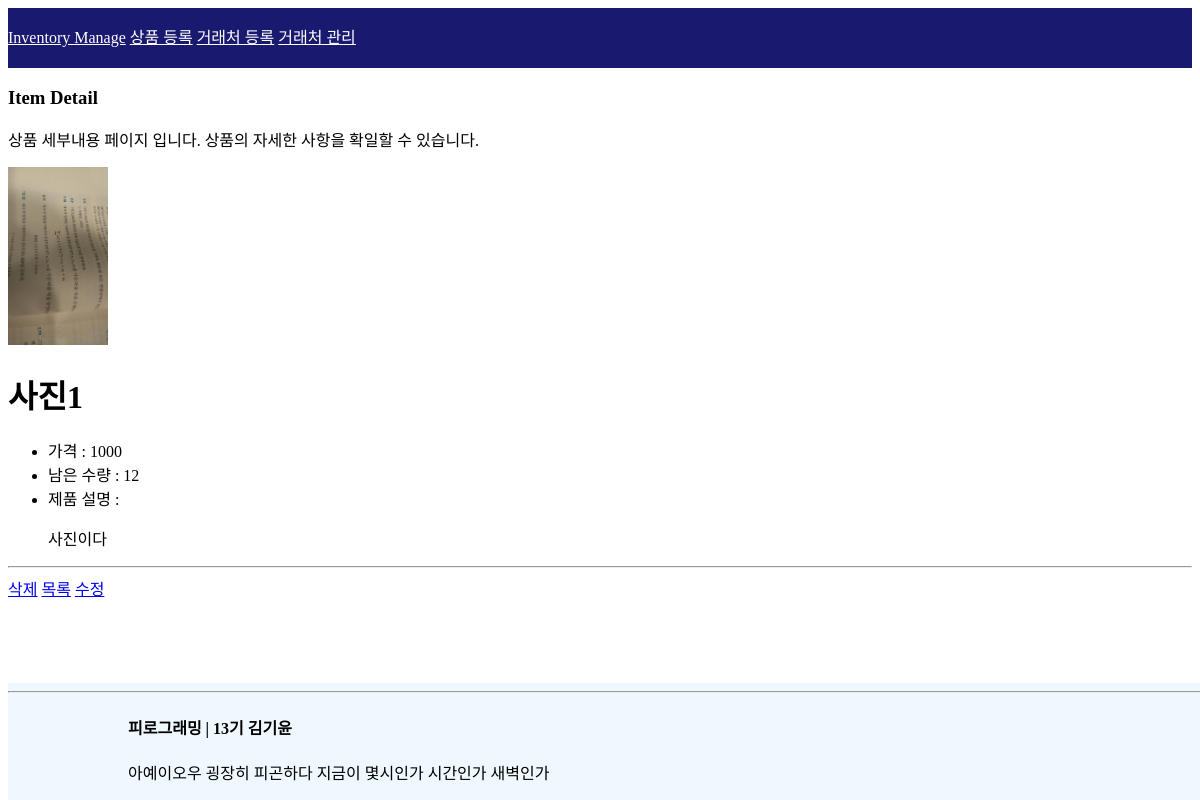
Screenshot of /detail/3/ with the database file from the repository.
### item/models.py (models this page shows)
class Item(models.Model):
    title = models.CharField(max_length=100, blank=True, verbose_name="상품명")
    image = models.ImageField(blank=True, upload_to="item/image", verbose_name="이미지")
    content = models.TextField(blank=True, verbose_name="내용")
    price = models.IntegerField(verbose_name="가격")
    amount = models.IntegerField(verbose_name="수량")
    account = models.ManyToManyField('Account')

### item/views.py (the view)
# urls.py: path("detail/<int:pk>/", views.detail, name="detail"),
def detail(request, pk):
    item = Item.objects.get(id=pk)
    cxt={
        'item':item,
    }
    return render(request, "item/detail.html", cxt)

### item/templates/item/detail.html
{% extends "item/layout.html" %}
{% block title %}
    <h3>Item Detail</h3>
    <p>상품 세부내용 페이지 입니다. 상품의 자세한 사항을 확일할 수 있습니다.</p>
{% endblock %}
{% block content %}
    <div class="image">
        <img src="{{ item.image.url }}" style="max-width:100px">
    </div>
    <div class="detail">
        <h1>{{ item.title }}</h1>
        <ul>
            <li>가격 : {{ item.price }}</li>
            <li>남은 수량 : {{ item.amount }}</li>
            <li>제품 설명 : <br>
                <p>{{ item.content }}</p>
            </li>
        </ul>
    </div>
    <hr>
    <a href="{% url "item:delete" pk=item.pk %}">삭제</a>
    <a href="{% url "item:list" %}">목록</a>
    <a href="{% url "item:update" pk=item.pk %}">수정</a>
{% endblock %}

### rows the page displays
Item: image (picture), title "사진1", price "1000", amount "12", content "사진이다"
